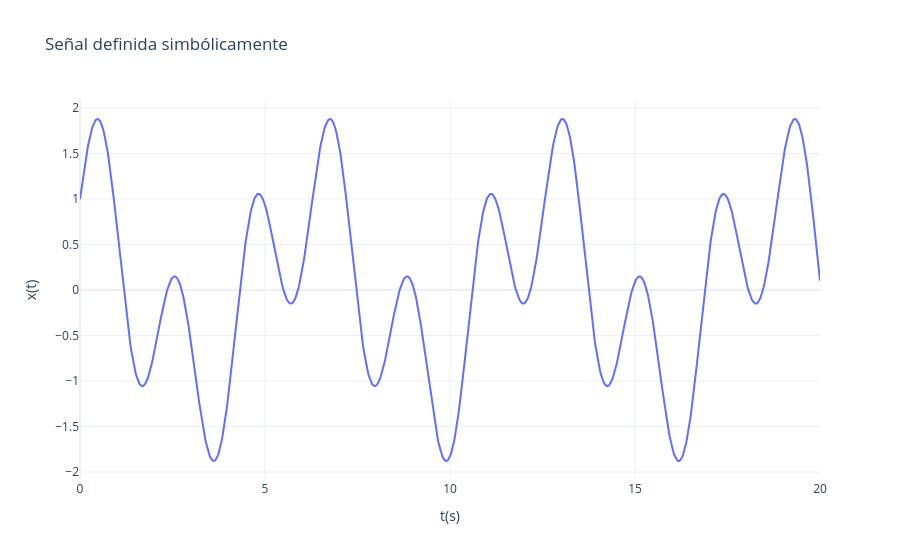

Source (notebook cell):
### Markdown cell above
### 3.5 Graficación de expresiones simbólicas

### Code cell
# Python: Graficar expresión simbólica
t_sym = symbols('t')
x_sym = cos(t_sym) + sin(3*t_sym)

# Convertir a función NumPy
x_func = lambdify(t_sym, x_sym, 'numpy')

# Evaluar
t_vals = np.linspace(0, 20, 1000)
x_vals = x_func(t_vals)

# Graficar
fig = go.Figure()
fig.add_trace(go.Scatter(x=t_vals, y=x_vals, mode='lines', name=f'x(t) = {x_sym}'))
fig.update_layout(
    title='Señal definida simbólicamente',
    xaxis_title='t(s)',
    yaxis_title='x(t)',
    template='plotly_white'
)
fig.show()

# Matlab equivalente (más directo):
# syms t
# x = cos(t) + sin(3*t);
# fplot(x, [0 20])
# title('Señal definida simbólicamente')
# xlabel('t (s)')
# ylabel('x(t)')

print(f"Graficando: x(t) = {x_sym}")

### Figure 1 — Plotly figure (JSON) as saved in the notebook; plotly's stock layout.template omitted (floating-point values rounded to 4 significant figures; data arrays with more than 128 entries replaced by an {"elided": "..."} marker saying what was removed)
{"data": [{"mode": "lines", "name": "x(t) = sin(3*t) + cos(t)", "type": "scatter", "x": {"elided": "1000 float values"}, "y": {"elided": "1000 float values"}}], "layout": {"title": {"text": "Señal definida simbólicamente"}, "xaxis": {"title": {"text": "t(s)"}}, "yaxis": {"title": {"text": "x(t)"}}}}
